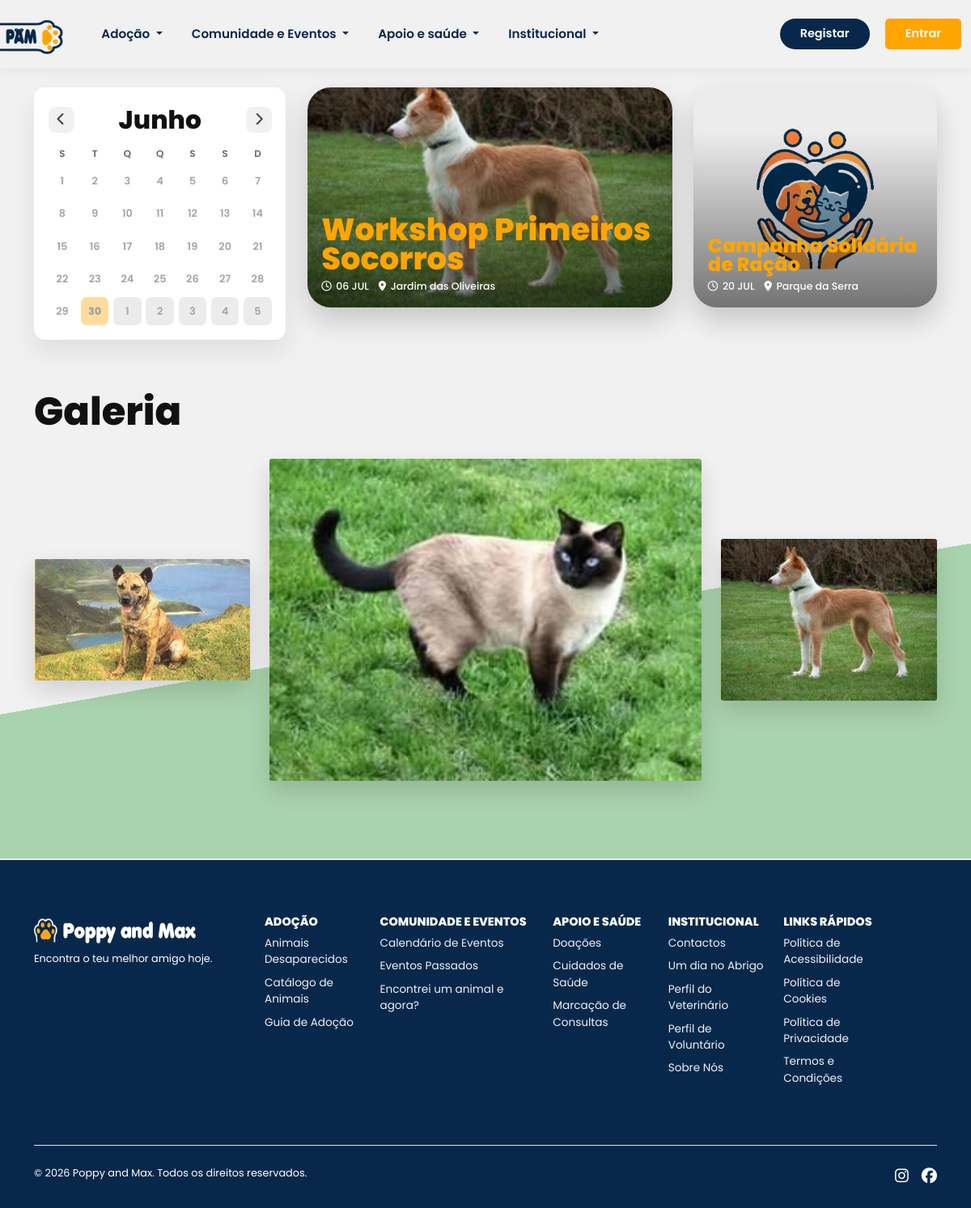
/calendario, run on the app's committed database.
### tables this page shows
create table events (
    id int auto_increment,
    name varchar(100) not null,
    event_date datetime not null,
    end_date datetime,
    location varchar(150) not null,
    description text,
    event_type enum('Cãominhada', 'Feira de Adoção', 'Workshop', 'Campanha Solidária', 'Sessão de Treino', 'Palestra', 'Visita Escolar', 'Angariação de Fundos') not null,
    status enum('scheduled', 'cancelled', 'postponed', 'completed') not null default 'scheduled',
    capacity int,
    organizer_id int,
    constraint pk_events primary key (id),
    constraint fk_events_organizer foreign key (organizer_id) references users(id) ON DELETE SET NULL
);

### components/rerun.php (called while the page is built, shortened)
<?php
	$rerun = $rerun ?? false;
	require $route.'.php';
	$rerun = true;

### helpers/eventHelpers.php (called while the page is built, shortened)
<?php
function getEventCoverImage(?string $name, ?string $type): string {
    $haystack = strtolower(trim(($type ?? '') . ' ' . ($name ?? '')));
    return match(true) {
        str_contains($haystack, 'cãominhada') || str_contains($haystack, 'caominhada') || str_contains($haystack, 'caminhada') => 'assets/img/home_yara.jpg',
        str_contains($haystack, 'adoção') || str_contains($haystack, 'adocao') || str_contains($haystack, 'feira') => 'assets/img/home_zeus.webp',
        str_contains($haystack, 'volunt') || str_contains($haystack, 'palestra') => 'assets/img/dia_voluntario_banner1.png',
        str_contains($haystack, 'treino') || str_contains($haystack, 'workshop') => 'assets/img/home_mike.avif',
        str_contains($haystack, 'campanha') || str_contains($haystack, 'fundos') => 'assets/img/home_lost_animals.png',
        default => 'assets/img/poppy_max.png'
    };
}

### calendario.php (the view, shortened to what this page needs)
<?php
    if(!$rerun):
        $metaTitle = 'Calendário de Eventos';
        $metaDescription = 'Calendário com os próximos eventos e galeria da comunidade Poppy and Max';
    else:
        require_once 'helpers/eventHelpers.php';
        $stmtUpcoming = $conn->prepare("SELECT id, name, event_date, location, event_type FROM events WHERE event_date >= CURDATE() AND status != 'cancelled' ORDER BY event_date ASC");
        $stmtUpcoming->execute();
        $upcomingEvents = $stmtUpcoming->get_result()->fetch_all(MYSQLI_ASSOC);
        $upcomingTwo = array_slice($upcomingEvents, 0, 2);
        $eventDates = [];
        foreach($upcomingEvents as $ev){
            $ts = strtotime($ev['event_date']);
            $isoDate = date('Y-m-d', $ts);
            $eventDates[] = $isoDate;
        }
        $eventDates = array_values(array_unique($eventDates));
        $renderEventCard = function (?array $event, string $sizeClass, string $fallbackTitle) use ($basePath) {
            if(!$event){
                $cover = $basePath.'/assets/img/poppy_max.png';
                $dateLabel = '-- ---';
                $locationLabel = 'Parque Canino Leiria';
                $titleLabel = $fallbackTitle;
            } else {
                $ts = strtotime($event['event_date']);
                $monthKey = date('m', $ts);
                $dateLabel = date('d', $ts).' '.(MONTH_SHORT[$monthKey] ?? strtoupper(date('M', $ts)));
                $locationLabel = $event['location'];
                $titleLabel = $event['name'];
                $cover = $basePath.'/'.getEventCoverImage($event['name'], $event['event_type']);
            }
?>
            <article class="cal-event-card <?= $sizeClass; ?>" style="--calendar-event-image: url('<?= $cover; ?>');">
                <div class="cal-event-card__overlay"></div>
                <div class="cal-event-card__content">
                    <h2><?= htmlspecialchars($titleLabel); ?></h2>
                    <div class="cal-event-card__meta">
                        <span><i class="fa-regular fa-clock"></i><?= htmlspecialchars($dateLabel); ?></span>
                        <span><i class="fa-solid fa-location-dot"></i><?= htmlspecialchars($locationLabel); ?></span>
                    </div>
                </div>
            </article>
<?php
        };
?>
        <section class="cal-page">
            <div class="container-xl cal-layout">
                <div class="cal-widget" data-calendar-root data-event-dates='<?= json_encode($eventDates, JSON_UNESCAPED_UNICODE); ?>'>
                    <div class="cal-widget__header">
                        <button type="button" class="cal-widget__nav" data-calendar-prev aria-label="Mês anterior">
                            <i class="fa-solid fa-chevron-left"></i>
                        </button>
                        <h1 data-calendar-month><?= MONTH_FULL[(int)date('n')] ?? date('F'); ?></h1>
                        <button type="button" class="cal-widget__nav" data-calendar-next aria-label="Próximo mês">
                            <i class="fa-solid fa-chevron-right"></i>
                        </button>
                    </div>
                    <div class="cal-widget__weekdays" aria-hidden="true">
                        <span>S</span>
                        <span>T</span>
                        <span>Q</span>
                        <span>Q</span>
                        <span>S</span>
                        <span>S</span>
                        <span>D</span>
                    </div>
                    <div class="cal-widget__days" data-calendar-grid></div>
                </div>
                <div class="cal-events-panel" data-events-panel>
                    <div class="cal-events-panel__inner" data-panel-inner>
                        <?php $renderEventCard($upcomingTwo[0] ?? null, 'is-large', 'Próximo evento'); ?>
                    </div>
                </div>
            </div>
            <div class="cal-gallery-band">
                <div class="container-xl cal-gallery-wrap">
                    <h2>Galeria</h2>
                    <div class="cal-gallery-grid">
                        <figure class="cal-gallery-item is-side">
                            <img src="<?= $basePath; ?>/assets/img/home_yara.jpg" alt="Cães durante uma cãominhada no parque">
                        </figure>
                        <figure class="cal-gallery-item is-main">
                            <img src="<?= $basePath; ?>/assets/img/home_zeus.webp" alt="Participantes e animais num encontro comunitário">
                        </figure>
                        <figure class="cal-gallery-item is-side">
                            <img src="<?= $basePath; ?>/assets/img/home_mike.avif" alt="Momento de convívio com animais em evento">
                        </figure>
                    </div>
                </div>
            </div>
        </section>
<?php
    endif;

### assets/css/styles.css (style rules this page uses)
:root { --primary: #08284b; --primary-light: #135eb1; --secondary: #ffa500; --secondary-light: #fbba50; }
html { scroll-behavior: smooth; }
html, body { height: 100%; }
body { display: flex; flex-direction: column; font-family: "Poppins", sans-serif; background-color: #f1f1f1; overflow-x: hidden; }

### assets/css/calendario.css (style rules this page uses)
.cal-page { padding: 1.5rem 0 0; }
.cal-layout { display: grid; grid-template-columns: minmax(0, 1fr) minmax(0, 2.5fr); gap: 1.65rem; align-items: start; }
.cal-events-panel { min-width: 0; }
.cal-events-panel__inner { display: grid; grid-template-columns: minmax(0, 1.5fr) minmax(0, 1fr); gap: 1.65rem; transition: opacity 0.15s; }
.cal-widget { background: #fff; border-radius: 0.85rem; padding: 1.35rem 1.1rem 1.1rem; box-shadow: 0 14px 30px rgba(17, 17, 17, 0.08); }
.cal-widget__header { display: flex; align-items: center; justify-content: space-between; margin-bottom: 0.95rem; }
.cal-widget__header h1 { margin: 0; font-size: clamp(1.8rem, 2.6vw, 2.95rem); font-weight: 800; color: #111; }
.cal-widget__nav { width: 2rem; height: 2rem; border: 0; border-radius: 0.55rem; background: #f1f1f1; color: #444; transition: transform 0.2s, background-color 0.2s; }
.cal-widget__weekdays, .cal-widget__days { display: grid; grid-template-columns: repeat(7, minmax(0, 1fr)); gap: 0.35rem; }
.cal-widget__weekdays { margin-bottom: 0.4rem; }
.cal-widget__weekdays span { text-align: center; font-size: 0.74rem; font-weight: 600; color: #666; }
.cal-event-card { position: relative; min-height: 16rem; border-radius: 1.8rem; overflow: hidden; background-image: var(--calendar-event-image); background-size: cover; background-position: center; box-shadow: 0 16px 34px rgba(0, 0, 0, 0.18); }
.cal-event-card.is-large { min-height: 17rem; }
.cal-event-card.is-small { min-height: 14rem; }
.cal-event-card__overlay { position: absolute; inset: 0; background: linear-gradient(180deg, rgba(0, 0, 0, 0.02) 20%, rgba(0, 0, 0, 0.52) 100%); }
.cal-event-card__content { position: absolute; inset: auto 1.1rem 1rem 1.1rem; z-index: 1; }
.cal-event-card__content h2 { margin: 0 0 0.4rem; font-size: clamp(1.55rem, 3.2vw, 3rem); line-height: 0.95; color: var(--secondary); font-weight: 800; }
.cal-event-card.is-small .cal-event-card__content h2 { font-size: clamp(1.1rem, 2vw, 1.85rem); }
.cal-event-card__meta { display: flex; flex-wrap: wrap; gap: 0.75rem; }
.cal-event-card__meta span { display: inline-flex; align-items: center; gap: 0.35rem; color: #fff; font-size: 0.78rem; font-weight: 500; }
.cal-gallery-band { margin-top: 2.6rem; padding: 1.2rem 0 6rem; background: linear-gradient(170deg, rgba(241, 241, 241, 0) 0%, rgba(241, 241, 241, 0) 52%, #a9d3ad 52%, #a9d3ad 100%); }
.cal-gallery-wrap h2 { margin: 0 0 1.8rem; font-size: clamp(2rem, 4vw, 4rem); font-weight: 800; color: #111; }
.cal-gallery-grid { display: grid; grid-template-columns: minmax(0, 1fr) minmax(0, 2fr) minmax(0, 1fr); gap: 1.5rem; align-items: center; }
.cal-gallery-item { margin: 0; border-radius: 0.2rem; overflow: hidden; box-shadow: 0 12px 30px rgba(10, 10, 10, 0.14); }
.cal-gallery-item img { width: 100%; height: 100%; display: block; object-fit: cover; }
.cal-gallery-item.is-main { min-height: 13.8rem; }
.cal-gallery-item.is-side { min-height: 6.8rem; }

### data on the page
events: name "Workshop Primeiros Socorros", event_date "06 JUL", location "Jardim das Oliveiras"
events: name "Campanha Solidária de Ração", event_date "20 JUL", location "Parque da Serra"
